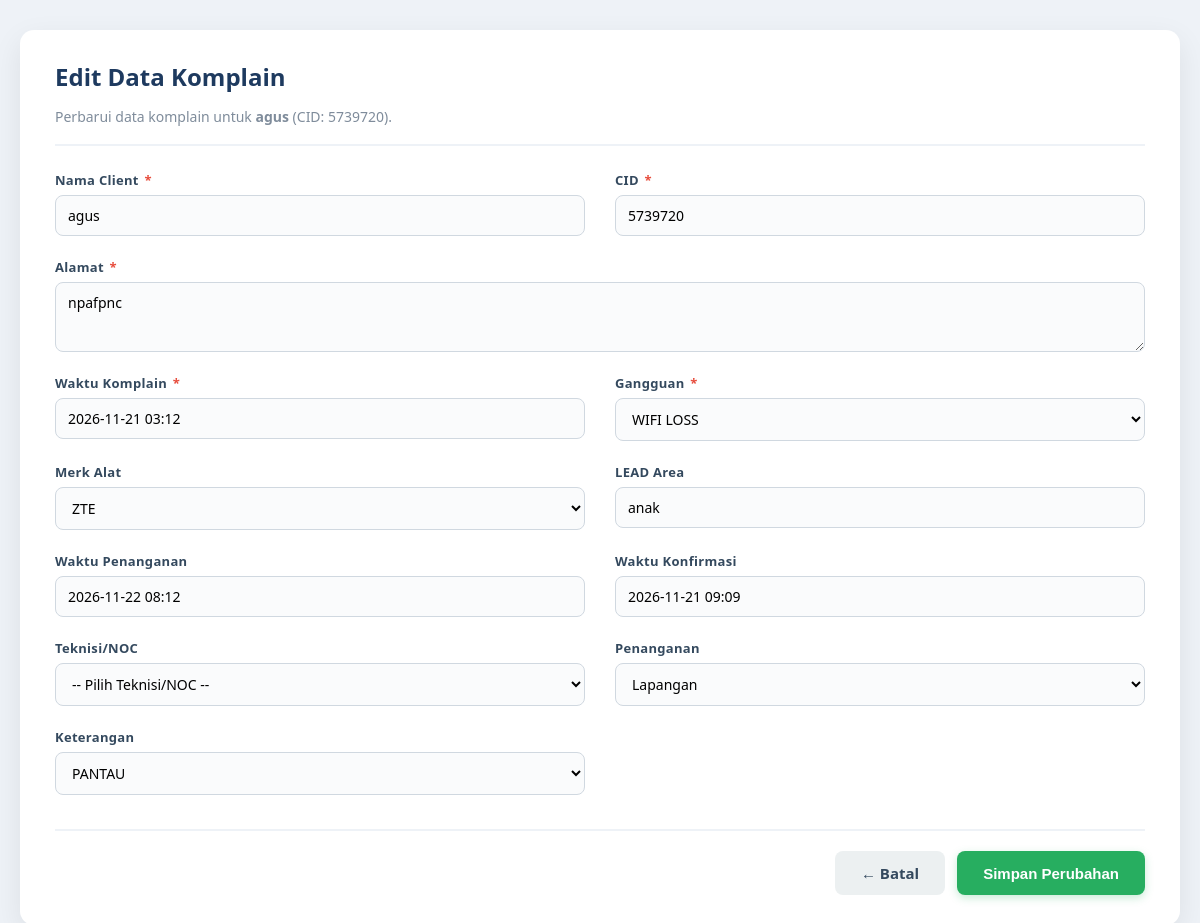
The page /form/edit.php?id=1 on the database its author committed.
### tables this page shows
CREATE TABLE `komplain` (
  `id` int NOT NULL,
  `nama_client` varchar(150) NOT NULL,
  `cid` varchar(50) NOT NULL,
  `alamat` text NOT NULL,
  `waktu_komplain` datetime NOT NULL,
  `gangguan` varchar(100) NOT NULL,
  `merk_alat` varchar(50) DEFAULT NULL,
  `efad_area` varchar(50) DEFAULT NULL,
  `waktu_penanganan` datetime DEFAULT NULL,
  `waktu_konfirmasi` datetime DEFAULT NULL,
  `teknisi` varchar(100) DEFAULT NULL,
  `penanganan` varchar(50) DEFAULT NULL,
  `keterangan` text,
  `created_at` timestamp NULL DEFAULT CURRENT_TIMESTAMP
);

### form/edit.php (the view, shortened to what this page needs)
<?php
require_once __DIR__ . '/../config/db.php';
$id = isset($_GET['id']) ? (int)$_GET['id'] : 0;
$stmt = $conn->prepare("SELECT * FROM komplain WHERE id = ?");
$stmt->bind_param('i', $id);
$stmt->execute();
$data = $stmt->get_result()->fetch_assoc();
function toInputVal($dt) {
    return date('Y-m-d H:i', strtotime($dt));
}
?>
<!DOCTYPE html>
<html lang="id">
<head>
    <link rel="stylesheet" href="https://cdn.jsdelivr.net/npm/flatpickr/dist/flatpickr.min.css">
    <link rel="stylesheet" href="https://cdn.jsdelivr.net/npm/flatpickr/dist/themes/airbnb.css">
    <link rel="stylesheet" href="../assets/style.css">
</head>
<body>
<div class="container">
    <h2>Edit Data Komplain</h2>
    <p class="subtitle">Perbarui data komplain untuk <strong><?= htmlspecialchars($data['nama_client']) ?></strong> (CID: <?= htmlspecialchars($data['cid']) ?>).</p>
    <form action="../proses/update.php" method="POST">
        <div class="form-grid">
            <div class="form-group">
                <label>Nama Client <span class="required">*</span></label>
                <input type="text" name="nama_client" value="<?= htmlspecialchars($data['nama_client']) ?>" required>
            </div>
            <div class="form-group">
                <label>CID <span class="required">*</span></label>
                <input type="text" name="cid" value="<?= htmlspecialchars($data['cid']) ?>" required>
            </div>
            <div class="form-group full-width">
                <label>Alamat <span class="required">*</span></label>
                <textarea name="alamat" required><?= htmlspecialchars($data['alamat']) ?></textarea>
            </div>
            <div class="form-group">
                <label>Waktu Komplain <span class="required">*</span></label>
                <div class="input-waktu">
                    <input type="text"
                           name="waktu_komplain"
                           id="waktu_komplain"
                           value="<?= toInputVal($data['waktu_komplain']) ?>"
                           placeholder="Pilih tanggal & jam..."
                           required
                           readonly>
                </div>
            </div>
            <div class="form-group">
                <label>Gangguan <span class="required">*</span></label>
                <select name="gangguan" required>
                    <?php
                    $opsiGangguan = ['WIFI LOSS','Kabel Putus','Perangkat Rusak','Gangguan Massal','Lainnya'];
                    foreach ($opsiGangguan as $opt):
                        $sel = ($data['gangguan'] === $opt) ? 'selected' : '';
                    ?>
                        <option <?= $sel ?>><?= $opt ?></option>
                    <?php endforeach; ?>
                </select>
            </div>
            <div class="form-group">
                <label>Merk Alat</label>
                <select name="merk_alat">
                    <?php
                    $opsiMerk = ['ZTE','CDATA'];
                    foreach ($opsiMerk as $opt):
                        $sel = ($data['merk_alat'] === $opt) ? 'selected' : '';
                    ?>
                        <option <?= $sel ?>><?= $opt ?></option>
                    <?php endforeach; ?>
                </select>
            </div>
            <div class="form-group">
                <label>LEAD Area</label>
                <input type="text" name="efad_area" value="<?= htmlspecialchars($data['efad_area'] ?? '') ?>">
            </div>
            <div class="form-group">
                <label>Waktu Penanganan</label>
                <div class="input-waktu">
                    <input type="text"
                           name="waktu_penanganan"
                           id="waktu_penanganan"
                           value="<?= toInputVal($data['waktu_penanganan']) ?>"
                           placeholder="Pilih tanggal & jam..."
                           required
                           readonly>
                </div>
            </div>
            <div class="form-group">
                <label>Waktu Konfirmasi</label>
                <div class="input-waktu">
                    <input type="text"
                           name="waktu_konfirmasi"
                           id="waktu_konfirmasi"
                           value="<?= toInputVal($data['waktu_konfirmasi']) ?>"
                           placeholder="Pilih tanggal & jam..."
                           required
                           readonly>
                </div>
            </div>
            <div class="form-group">
                <label>Teknisi/NOC</label>
                <select name="teknisi">
                    <option value="">-- Pilih Teknisi/NOC --</option>
                </select>
            </div>
            <div class="form-group">
                <label>Penanganan</label>
                <select name="penanganan">
                    <?php
                    $opsiPenanganan = ['Lapangan','MD','Restart','Ganti Perangkat'];
                    foreach ($opsiPenanganan as $opt):
                        $sel = ($data['penanganan'] === $opt) ? 'selected' : '';
                    ?>
                        <option <?= $sel ?>><?= $opt ?></option>
                    <?php endforeach; ?>
                </select>
            </div>
            <div class="form-group">
                <label>Keterangan</label>
                <select name="keterangan">
                    <?php
                    $opsiKeterangan = ['TIKET TMT','PANTAU','TIKET','TIKET MD','GANTI PERANGKAT','CLOSE'];
                    foreach ($opsiKeterangan as $opt):
                        $sel = ($data['keterangan'] === $opt) ? 'selected' : '';
                    ?>
                        <option <?= $sel ?>><?= $opt ?></option>
                    <?php endforeach; ?>
                </select>
            </div>
        </div>
        <div class="form-actions">
            <a href="../laporan/index.php" class="btn btn-secondary">← Batal</a>
            <button type="submit" class="btn btn-primary">Simpan Perubahan</button>
        </div>
    </form>
</div>
</body>
</html>

### assets/style.css (style rules this page uses)
* { box-sizing: border-box; }
body { font-family: "Segoe UI", Tahoma, Arial, sans-serif; background: #eef2f7; margin: 0; padding: 30px 20px; color: #2c3e50; min-height: 100vh; }
.container { max-width: 1200px; margin: 0 auto; background: #fff; padding: 30px 35px; border-radius: 14px; box-shadow: 0 10px 30px rgba(0, 0, 0, 0.08); }
h2 { margin: 0 0 6px; color: #1e3a5f; font-size: 24px; }
.subtitle { color: #7f8c9b; font-size: 14px; margin-bottom: 25px; padding-bottom: 18px; border-bottom: 2px solid #eef2f7; }
.form-grid { display: grid; grid-template-columns: 1fr 1fr; gap: 8px 30px; }
.form-grid .form-group { display: flex; flex-direction: column; margin-bottom: 14px; }
.form-grid .full-width { grid-column: 1 / -1; }
label { font-weight: 600; font-size: 13px; color: #34495e; margin-bottom: 6px; letter-spacing: 0.3px; }
label .required { color: #e74c3c; margin-left: 2px; }
input, select, textarea { width: 100%; padding: 10px 12px; border: 1.5px solid #d0d8e0; border-radius: 8px; font-size: 14px; font-family: inherit; background: #fafbfc; transition: all 0.2s ease; }
textarea { resize: vertical; min-height: 70px; }
.btn { display: inline-block; padding: 12px 26px; font-size: 15px; font-weight: 600; border: none; border-radius: 8px; cursor: pointer; text-decoration: none; transition: all 0.2s ease; text-align: center; }
.btn-primary { background: #27ae60; color: #fff; box-shadow: 0 3px 8px rgba(39, 174, 96, 0.25); }
.btn-secondary { background: #ecf0f1; color: #34495e; }
.form-actions { display: flex; gap: 12px; margin-top: 20px; padding-top: 20px; border-top: 2px solid #eef2f7; justify-content: flex-end; }
.input-waktu { position: relative; }
.input-waktu input { padding-right: 38px; cursor: pointer; background: #fafbfc; }

### rows shown on the page
komplain: nama_client "agus", cid "5739720", alamat "npafpnc", waktu_komplain "2026-11-21 03:12", efad_area "anak", waktu_penanganan "2026-11-22 08:12", waktu_konfirmasi "2026-11-21 09:09"

### other values the page prints
form field gangguan "WIFI LOSS"
form field merk_alat "ZTE"
form field penanganan "Lapangan"
form field keterangan "PANTAU"
